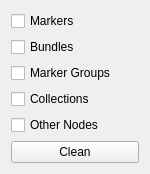
<?xml version="1.0" encoding="UTF-8"?>
<ui version="4.0">
 <class>Form</class>
 <widget class="QWidget" name="Form">
  <property name="geometry">
   <rect>
    <x>0</x>
    <y>0</y>
    <width>150</width>
    <height>160</height>
   </rect>
  </property>
  <property name="windowTitle">
   <string>Form</string>
  </property>
  <layout class="QVBoxLayout" name="main_verticalLayout">
   <item>
    <layout class="QVBoxLayout" name="checkboxes_verticalLayout">
     <item>
      <widget class="QCheckBox" name="markers_checkBox">
       <property name="text">
        <string>Markers</string>
       </property>
      </widget>
     </item>
     <item>
      <widget class="QCheckBox" name="bundles_checkBox">
       <property name="text">
        <string>Bundles</string>
       </property>
      </widget>
     </item>
     <item>
      <widget class="QCheckBox" name="markerGroup_checkBox">
       <property name="text">
        <string>Marker Groups</string>
       </property>
      </widget>
     </item>
     <item>
      <widget class="QCheckBox" name="collections_checkBox">
       <property name="text">
        <string>Collections</string>
       </property>
      </widget>
     </item>
     <item>
      <widget class="QCheckBox" name="otherNodes_checkBox">
       <property name="text">
        <string>Other Nodes</string>
       </property>
      </widget>
     </item>
    </layout>
   </item>
   <item>
    <widget class="QPushButton" name="clean_pushButton">
     <property name="text">
      <string>Clean</string>
     </property>
    </widget>
   </item>
  </layout>
 </widget>
 <resources/>
 <connections/>
</ui>
